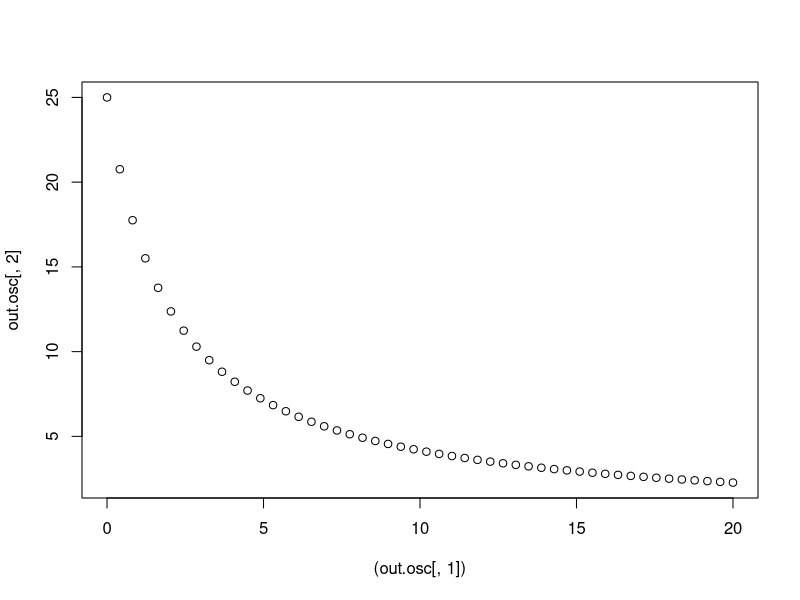

Write R code to recreate this figure.
#this files simulates a community of five populations competing
#according to the Lotka-Volterra assumptions.
#the objective is to try intransitive topologies of the
#competition network
#this applies laird et al 2009 on a lv system

#The objective of this file is to explore ASYMETTRIC deviations
#in alphas from the ratio k1/k2 and k2/k1 in relation to the numerical
#value of the equilibrium. Only BIG alpha will be enlarged in a wide interval

library(deSolve)
rm(list=ls())

#the size of the system is 
size<-5

# define the parameter vectors
rs<-rep(0.5,size) #growth rates
ks<-rep(100,size) #carrying capacities

#define alphas zeros indicate no interaction
alphas<-matrix(0,nrow=size,ncol=size) #competition coefs.

#define the state variables (populations) and their initial conditions are
#since this is a matrix notation system, use a named vector for 
#graphing purposes.
state<-rep(c(20,20), length.out=size)
names(state)<-paste("N",1:size,sep="")

#define the differential equaiton
lvccmat<-function(t,Y,parameters)
{
  y<- Y #transform Y in a local vector
  #use the local vector to construct the system of ODEs
  #and assign it to the vector of ODEs
  dY<- rs*y - (rs*y^2 + rs*colSums(outer(y,y,FUN ="*")*alphas))*(1/ks)
  #return the whole vector for the output
  return(list(dY))
}
#define function that measures amplitude of oscillations
amplitude<-function(mat)
{
  mx<-apply(mat,2,max)
  mn<-apply(mat,2,min)
  dife<-mx-mn
  return(dife)
}

#define the vector of output times
times<-seq(from=0,to=1000,by=0.5)

#initialize output of oscilations
out.osc<-c(dist=NA,eq1=NA,eq2=NA,eq3=NA,eq4=NA,eq5=NA,N1=NA,N2=NA,N3=NA,N4=NA,N5=NA)
## start a loop for the symmetrical differences
distseq<-seq(from=0, to=20, length.out = 50)
for (i in distseq)
{
  #to assign the competition coefficients, it was assumed 
  #pairwise competitions in competitive exclussion
  #then if A->B kB/kA < alpha21 and  kB/kA > alpha12
  #        A<-B kB/kA > alpha21  and kA/kB < alpha12
  #        ####       #                    #
  ##alpha[1,1]<- 0
  big<-1+i
  sma<-1-0.5
  alphas[1,2]<- big # 1->2
  alphas[2,1]<- sma ##1->2  
  alphas[1,3]<- big # 1->3
  alphas[3,1]<- sma ##1->3
  alphas[1,4]<- sma # 1<-4
  alphas[4,1]<- big ##1<-4
  alphas[1,5]<- sma # 1<-5
  alphas[5,1]<- big ##1<-5
  ##  alpha[2,2]<- 0
  alphas[2,3]<- big # 2->3
  alphas[3,2]<- sma ##2->3
  alphas[2,4]<- big # 2->4
  alphas[4,2]<- sma ##2->4
  alphas[2,5]<- sma # 2<-5
  alphas[5,2]<- big ##2<-5
  ##  a33<-0
  alphas[3,4]<- big # 3->4
  alphas[4,3]<- sma ##3->4
  alphas[3,5]<- big #3 ->5
  alphas[5,3]<- sma ##3->5
  ##  a44<-0
  alphas[4,5]<- big # 4->5
  alphas[5,4]<- sma ##4<-5
  #alphas[5,5]<-0
  
  
  #gather all parameters in a list
  parameters<-list(rs=rs,
                   ks=ks,
                   alphas=alphas)
  
  
  #now do the simulation
  
  out<-ode(y=state,times=times,func=lvccmat)
  #this plots the output
  #plot(out)
  # take the last 50 rows
  last<-out[1550:2000,2:6]
  #measure for oscillations
  ampl<-amplitude(last)
  #estimate equilibria with average
  avg<-apply(last,2,mean)
  #name the entries of the vector#
  names(avg)<-c("eq1","eq2","eq3","eq4","eq5")
  #associate dist, equilibria and amplitude
  osc<-c(dist=i,avg,ampl)
  
  out.osc<-rbind(out.osc,osc)
}
#eliminate fist row
num<-dim(out.osc)
out.osc<-out.osc[2:(num[1]),]
#this plot relates the distance to the equilibrium point.
plot((out.osc[,1]),out.osc[,2])
